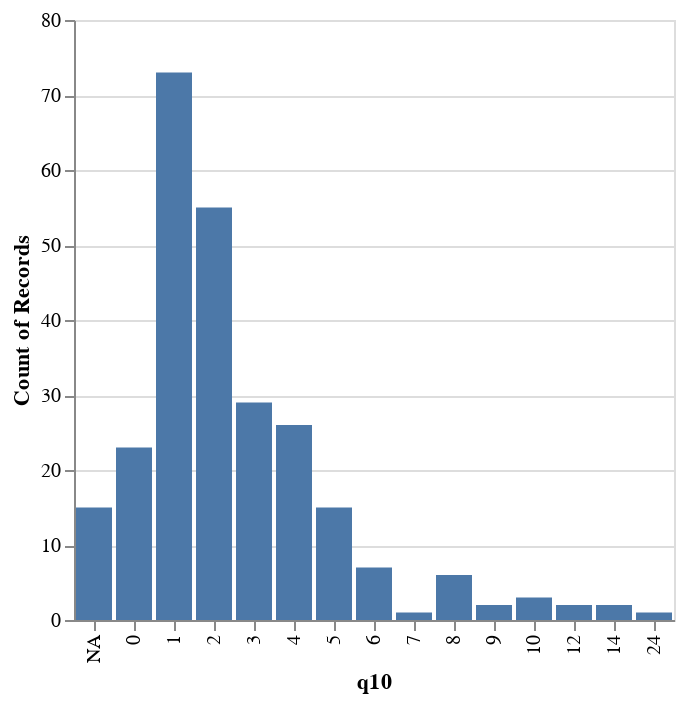

Write notebook code for a chart like this one.
### Code cell
d = pd.cut(
    data["q10"],
    range(-1, 26),
    right=False,
    labels=["NA", "0", "1", "2", "3", "4", "5", "6", "7", "8", "9", "10", "11", "12", "13", "14", "15", "16", "17", "18", "19", "20", "21", "22", "23", "24"])
alt.Chart(d.reset_index()).mark_bar().encode(x="q10", y="count()")

### Figure 1 — Vega-Lite specification as saved in the notebook (floating-point values rounded to 4 significant figures; data arrays with more than 128 entries replaced by an {"elided": "..."} marker saying what was removed)
{"config": {"view": {"continuousWidth": 300, "continuousHeight": 300}}, "data": {"name": "data-b3f4636a8a0ad78101ed2b5b4c955ecf"}, "mark": {"type": "bar"}, "encoding": {"x": {"field": "q10", "sort": ["NA", "0", "1", "2", "3", "4", "5", "6", "7", "8", "9", "10", "11", "12", "13", "14", "15", "16", "17", "18", "19", "20", "21", "22", "23", "24"], "type": "ordinal"}, "y": {"aggregate": "count", "type": "quantitative"}}, "$schema": "https://vega.github.io/schema/vega-lite/v5.8.0.json", "datasets": {"data-b3f4636a8a0ad78101ed2b5b4c955ecf": {"elided": "260 records"}}}
